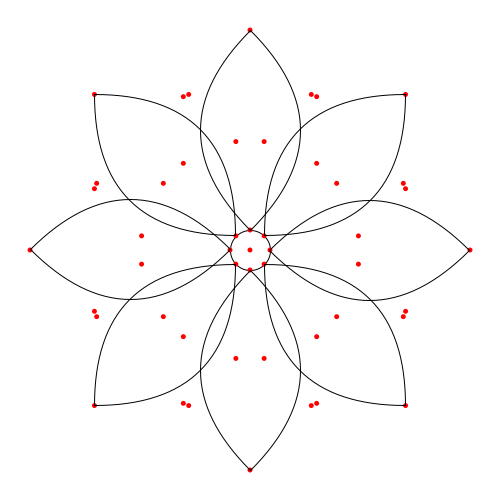
Frame 1 (no input)
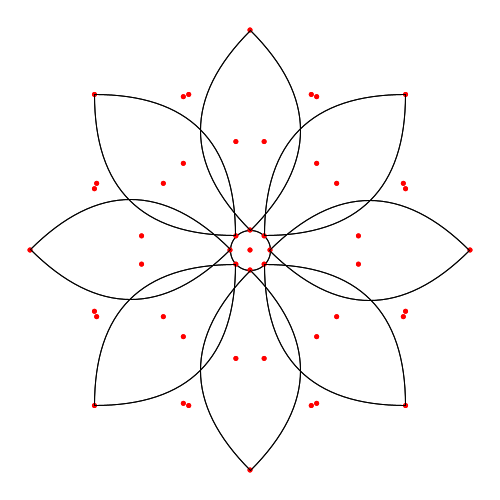
Frame 2 (the mouse pressed at the canvas centre, redrawn once)

The Processing sketch that drew these frames (run headless with seeded random() and noise(); the mouse was pressed at the canvas centre and the sketch redrawn once):

// Processing sketch: processing_9775
// ── processing_9775.pde

/*

 Title: Flower Maker
 Author: Ray Elder
 Version: 2.0
 Date: 17 May 2010
 Modified: 14 January 2014
 Description: Function to draw multiple flowers using translate().

*/

Boolean verbose = true;       // set verbose to false to remove points and control points
int radius = 20;              // sets the center radius of the flower
int totalPetals = 8;
float petalLength = 200;
int controlPointDiameter = 5;

void setup() {
  size(500, 500);
  background(255);
  smooth();
  noLoop();
}

void draw() {
  translate(width/2, height/2);
  drawFlower();
}

void drawFlower() {
  int centerX = 0;
  int centerY = 0;
  int diameter = radius * 2;
  if (verbose) {
    // if true draw center point
    noStroke();
    fill(255, 0, 0);
    ellipse(centerX, centerY, controlPointDiameter, controlPointDiameter);
  }
  noFill();
  stroke(0);
  // draw center ellipse of the flower
  ellipse (centerX, centerY, diameter, diameter);
  
  // calculate rotation angle based on the number of petals and set to radians
  float angle = radians(360 / totalPetals);
  for (int i = 0; i < totalPetals; i++) {
    
    // call drawPetal function to calculate control points and set bezierVertices
    drawPetal(centerX, centerY + radius);
    
    // increment angle based on total number of petals
    rotate(angle);
  }

}

void drawPetal(int startX, int startY) {

  // set offset for control points
  float bezierDiff = petalLength / 3;

  // calculate start's top control point
  float startAngleTopX = startX + bezierDiff;
  float startAngleTopY = startY + bezierDiff;

  // calculate start's bottom control point 
  float startAngleBottomX = startX - bezierDiff;
  float startAngleBottomY = startY + bezierDiff;

  // calculate end point
  float endX = startX;
  float endY = startY + petalLength; 

  // calculate end's top control point 
  float endAngleTopX = endX + bezierDiff;
  float endAngleTopY = endY - bezierDiff;

  // calculate end's bottom control point 
  float endAngleBottomX = endX - bezierDiff;
  float endAngleBottomY = endY - bezierDiff;

  if (verbose) {
    // if true draw point and control points
    noStroke();
    fill(255,0,0);
    ellipse(startX, startY, controlPointDiameter, controlPointDiameter);
    ellipse(startAngleTopX, startAngleTopY, controlPointDiameter, controlPointDiameter);
    ellipse(startAngleBottomX, startAngleBottomY, controlPointDiameter, controlPointDiameter);
    ellipse(endAngleTopX, endAngleTopY, controlPointDiameter, controlPointDiameter);
    ellipse(endAngleBottomX, endAngleBottomY, controlPointDiameter, controlPointDiameter);
    ellipse(endX, endY, controlPointDiameter, controlPointDiameter);
    noFill();
    stroke(0);
  }

  // draw petal shape with points and control points
  beginShape();
  vertex(startX, startY);
  bezierVertex(startAngleTopX, startAngleTopY, endAngleTopX, endAngleTopY, endX, endY);
  bezierVertex(endAngleBottomX, endAngleBottomY, startAngleBottomX, startAngleBottomY, startX, startY);
  endShape();
}

// create PNG image of complete flower
void keyPressed() {
  if (key =='c' || key == 'C') {
    save ("flower_maker_v1.png");
  }
}
